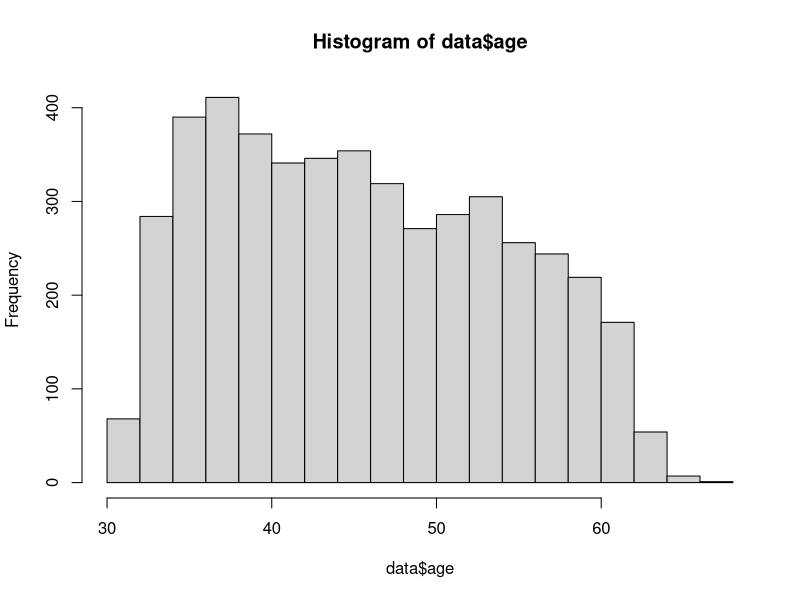
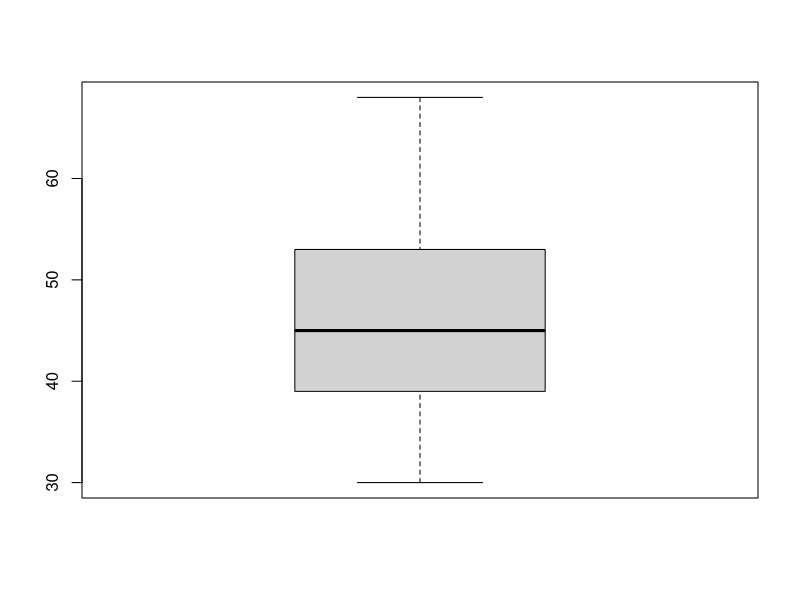
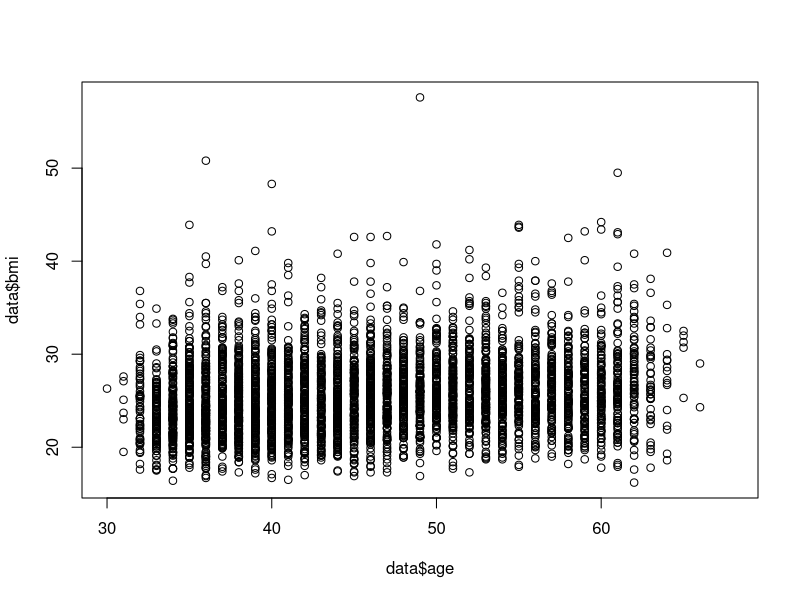
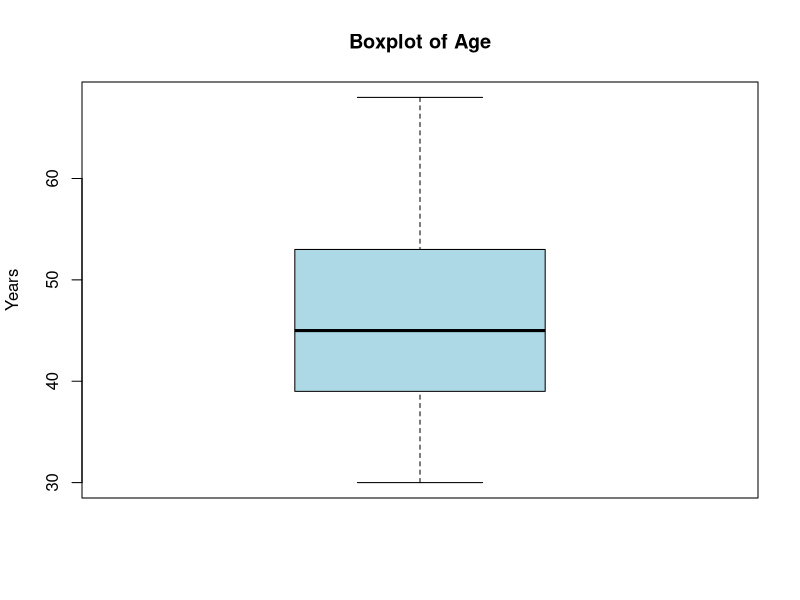

These figures' R source, in order:
#identify your working directory 
getwd()

#import data----
data <- read.csv("./data/data.csv")
head(data)
dim(data)


#summary measures------ 
mean(data$age)
median(data$age)
min(data$age)
max(data$age)
summary(data)

#plots-------
hist(data$age)
boxplot(data$age)
plot(data$age, data$bmi)

##manipulate plots-------
boxplot(data$age, col="lightblue", ylab="Years", main="Boxplot of Age")


#hypothesis testing-----